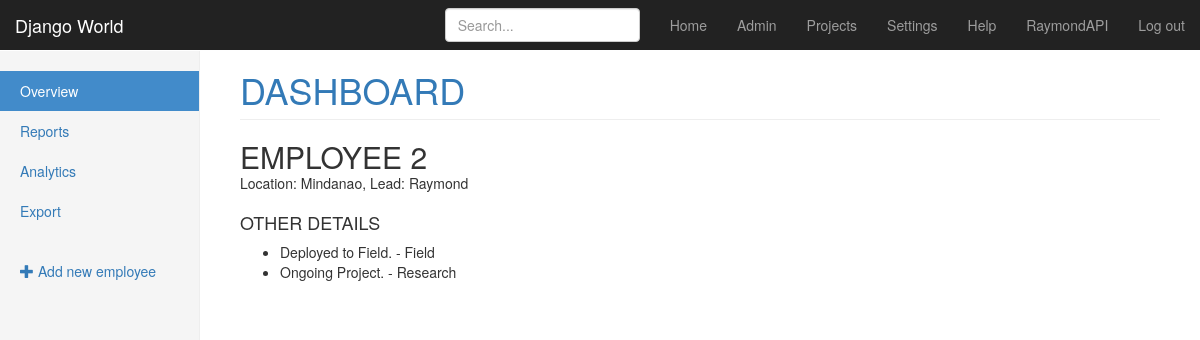
/teams/2/ (signed in), run on the app's committed database.
### teams/models.py (models this page shows, shortened)
class Team(models.Model):
    name = models.CharField(max_length=255)
    lead = models.ForeignKey(User, related_name='teams', on_delete=models.PROTECT)
    field_location = models.CharField(max_length=255)

class Status_detail(models.Model):
    detail = models.CharField(max_length=255)
    months_active = models.PositiveIntegerField()
    activity = models.CharField(choices=ACTIVITIES, max_length=3)
    team = models.ForeignKey(Team, related_name='status', on_delete=models.PROTECT, default='')

### teams/views.py (the view)
# urls.py: url(r'^(?P<pk>\d+)/$', views.TeamDetailView.as_view(), name='detail'),
class TeamDetailView(DetailView, UpdateView):
    fields = ("name", "field_location", "lead")
    model = models.Team
    template_name = "teams/team_detail.html"

### teams/templates/teams/team_detail.html (shortened to what this page needs)
{% extends "teams/_layout.html" %}
{% block body_content %}
    <h1 class="page-header"><a href="{% url 'teams:list' %}" style="text-decoration: none; text-transform: uppercase;">Dashboard</a></h1>
    <h2 class="" style="text-transform:uppercase; margin-bottom: 0px;"> {{ team.name }}</h2>
    <p class="muted">Location: {{ team.field_location}}, Lead: {{ team.lead.get_full_name|default:team.lead }}</p>
    <h4 class="" style="margin-top:20px; text-transform:uppercase;">Other details</h4>
    <ul>
        {% for status in team.status.all %}
        <li>{{ status.detail }} - {{ status.get_activity_display }}</li>
        {% empty %}
        <li>No Assigned Task yet</li>
        {% endfor %}
    </ul>
{% endblock %}

### templates/_layout.html (shortened to what this page needs)
<!DOCTYPE html>
<html lang="en">
    <head>
        {% load static %}
        <link rel="stylesheet" href="https://maxcdn.bootstrapcdn.com/bootstrap/3.3.6/css/bootstrap.min.css">
        <link rel="stylesheet" href="{% static 'css/goal.css' %}">
    </head>
    <body>
        <nav class="navbar navbar-inverse navbar-fixed-top">
            <div class="container-fluid">
                <div class="navbar-header">
                    <a class="navbar-brand" href="{% url 'home' %}">Django World</a>
                </div>
                <div id="navbar" class="navbar-collapse collapse">
                    <ul class="nav navbar-nav navbar-right">
                        <li><a href="{% url 'home' %}">Home</a></li>
                        <li><a href="/admin">Admin</a></li>
                        <li><a href="{% url 'teams:list' %}">Projects</a></li>
                        <li><a href="#">Settings</a></li>
                        <li><a href="#">Help</a></li>
                        {% if user.is_authenticated  %}
                        <li><a>{{ user }}</a></li>
                        <li><a href="/admin/logout">Log out</a></li>
                        {% else %}
                        <li><a href="/admin">Login</a></li>
                        {% endif %}
                    </ul>
                    <form class="navbar-form navbar-right">
                        <input type="text" class="form-control" placeholder="Search...">
                    </form>
                </div>
            </div>
        </nav>
        <div class="container-fluid">
            <div class="row">
				{% block sidebar %}
                <div class="col-sm-3 col-md-2 sidebar">
					{% block sidebar_content %}{% endblock %}
                </div>
				{% endblock %}
                <div class="col-sm-9 col-sm-offset-3 col-md-10 col-md-offset-2 main">
                    {% block body_content %}{% endblock %}
                </div>
            </div>
        </div>
    </body>
</html>

### assets/css/goal.css (style rules this page uses)
body { padding-top: 50px; }
.navbar-fixed-top { border: 0; }
.sidebar { display: none; }
@media (min-width: 768px) { .sidebar { position: fixed; top: 51px; bottom: 0; left: 0; z-index: 1000; display: block; padding: 20px; overflow-x: hidden; overflow-y: auto; background-color: #f5f5f5; border-right: 1px solid #eee; } }
.main { padding: 20px; }
@media (min-width: 768px) { .main { padding-right: 40px; padding-left: 40px; } }
.main .page-header { margin-top: 0; }

### data on the page
Team: name "EMPLOYEE 2", field_location "Mindanao", lead.get_full_name "Raymond"
Status_detail: detail "Deployed to Field.", activity "Field"
Status_detail: detail "Ongoing Project.", activity "Research"

### other printed values
{{ user }} "RaymondAPI"
